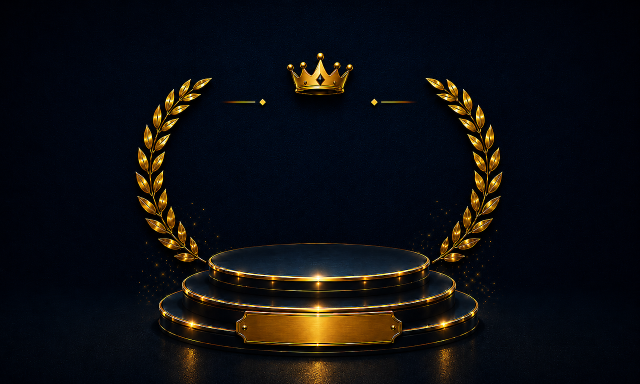
#> input picture apps/display/src/assets/winner-stage-card.png, 1280 x 768 px (shown at 1/2 size)
$ python prepare-winner-stage-portrait.py
#> lines starting #> are read from the running program, lines starting #| are printed output that depends on the picture
"""
Build a portrait winner-stage master from the landscape card art.

This is an interim reframe for tall mosaic tiles (5×2, etc.). For production,
replace apps/display/src/assets/winner-stage-card-portrait.png with custom art:
  - Canvas: 1200 × 1680 px (5:7)
  - Keep crown + wreaths within ~78% of width (not edge-to-edge)
  - Same slot anchors as winner-stage-preview.html (name 25%, pot 40%, cards 50.5%, diff 86.2%)
"""
from __future__ import annotations

from pathlib import Path

from PIL import Image

ROOT = Path(__file__).resolve().parents[1]
SRC = ROOT / "src" / "assets" / "winner-stage-card.png"
OUT = ROOT / "src" / "assets" / "winner-stage-card-portrait.png"

OUT_W, OUT_H = 1200, 1680
# Center crop — keep middle 58% of landscape width (crown + wreaths) before vertical fit.
CROP_WIDTH_RATIO = 0.58


def main() -> None:
    im = Image.open(SRC).convert("RGBA")
#> im is the input picture: PIL image 1280x768 RGBA; mean R, G, B, A 13.8, 14.2, 17, 255
    sw, sh = im.size
#> sw = 1280; sh = 768
    crop_w = int(sw * CROP_WIDTH_RATIO)
#> crop_w = 742
    left = (sw - crop_w) // 2
#> left = 269
    cropped = im.crop((left, 0, left + crop_w, sh))
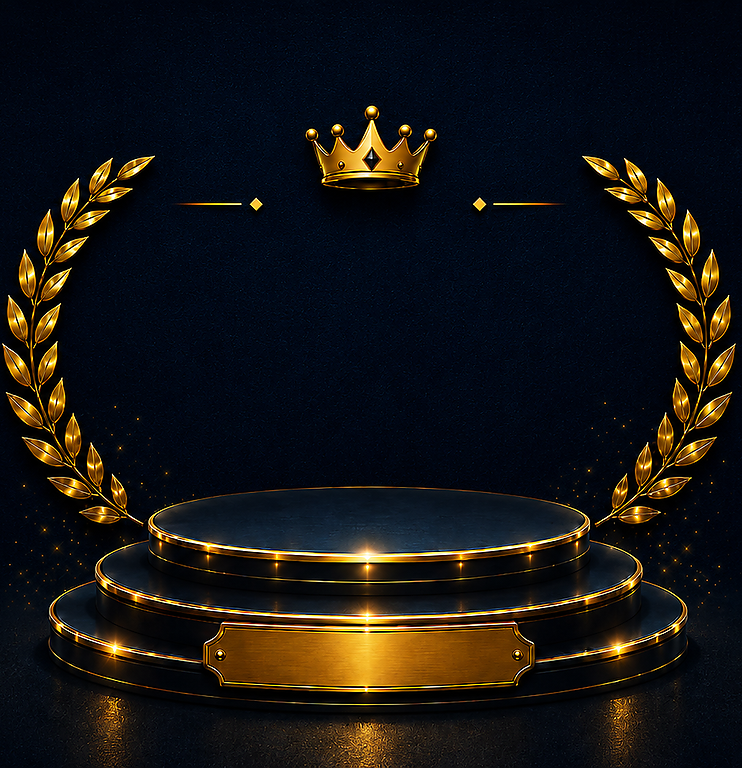
#> cropped: PIL image 742x768 RGBA; mean R, G, B, A 23.2, 21.2, 19.5, 255

    scale = OUT_W / crop_w
#> scale = 1.62
    resized_h = round(sh * scale)
#> resized_h = 1242
    art = cropped.resize((OUT_W, resized_h), Image.Resampling.LANCZOS)
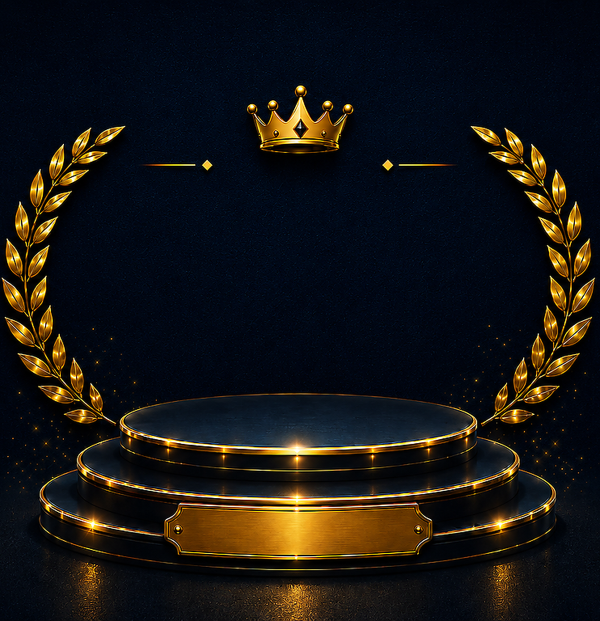
#> art: PIL image 1200x1242 RGBA (shown at 1/2 size); mean R, G, B, A 23.3, 21.4, 19.6, 255

    canvas = Image.new("RGBA", (OUT_W, OUT_H), (0, 0, 0, 255))
    top = max(0, (OUT_H - resized_h) // 2)
#> top = 219
    canvas.paste(art, (0, top), art)
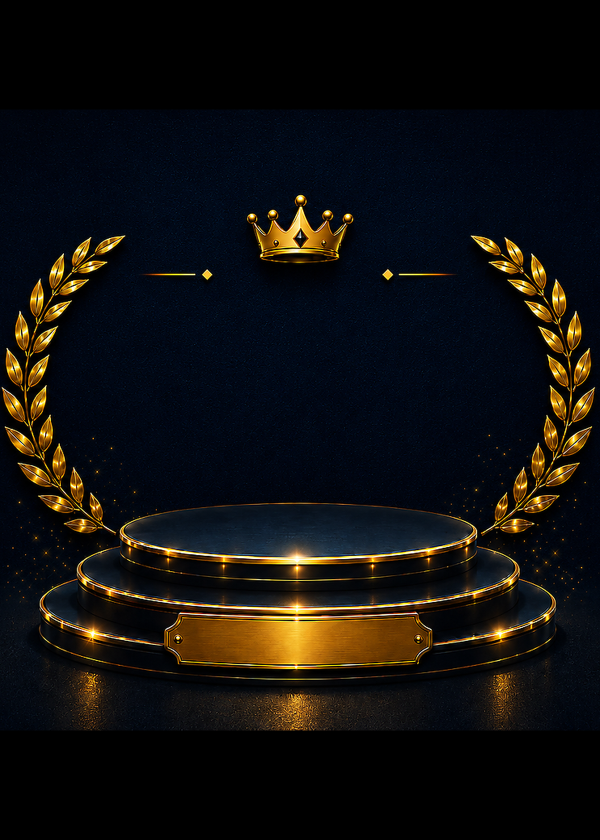
#> canvas: PIL image 1200x1680 RGBA (shown at 1/2 size); mean R, G, B, A 17.2, 15.8, 14.5, 255

    OUT.parent.mkdir(parents=True, exist_ok=True)
    canvas.convert("RGB").save(OUT, optimize=True)
    print(f"Wrote {OUT} ({OUT_W}x{OUT_H}) from center {CROP_WIDTH_RATIO:.0%} crop of {SRC.name}")


if __name__ == "__main__":
    main()

$ run again, with apps/display/src/assets/winner-stage.png copied over apps/display/src/assets/winner-stage-card.png
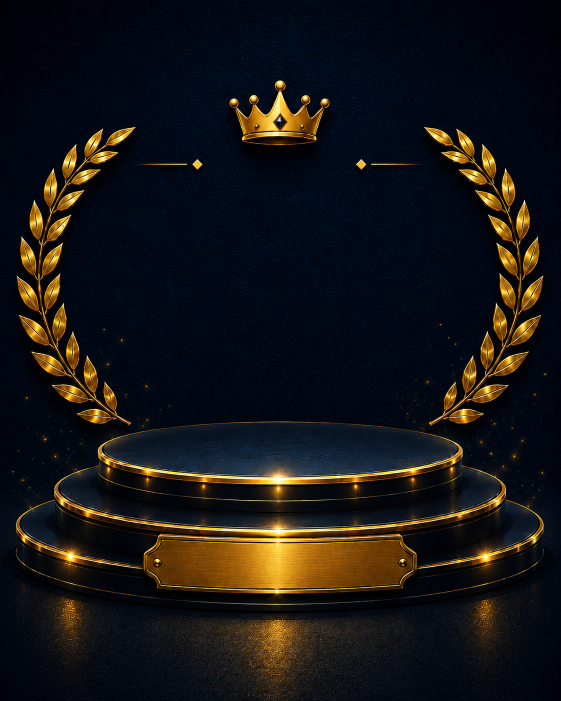
#> input picture apps/display/src/assets/winner-stage.png, 1122 x 1402 px (shown at 1/2 size)
#> in main, `cropped = im.crop((left, 0, left + crop_w, sh))`:
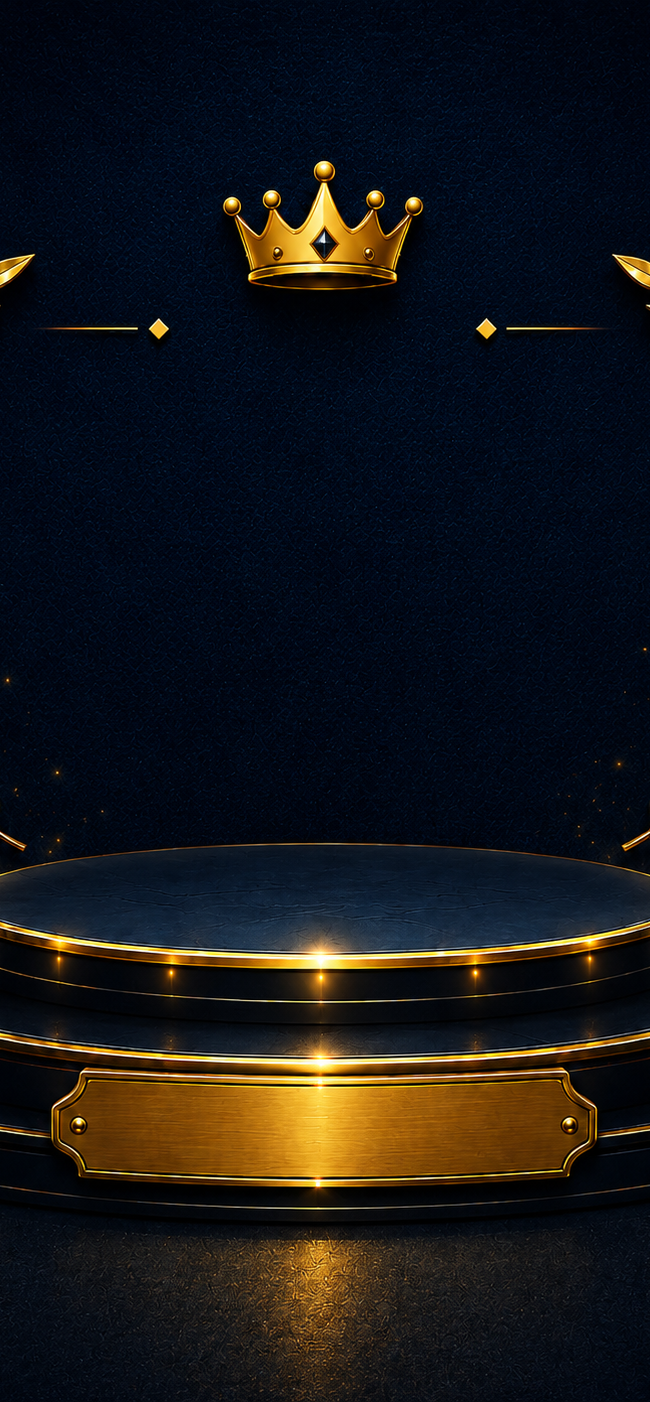
#> cropped: PIL image 650x1402 RGBA; mean R, G, B, A 22.4, 22.3, 23.8, 255
#> in main, `canvas.paste(art, (0, top), art)`:
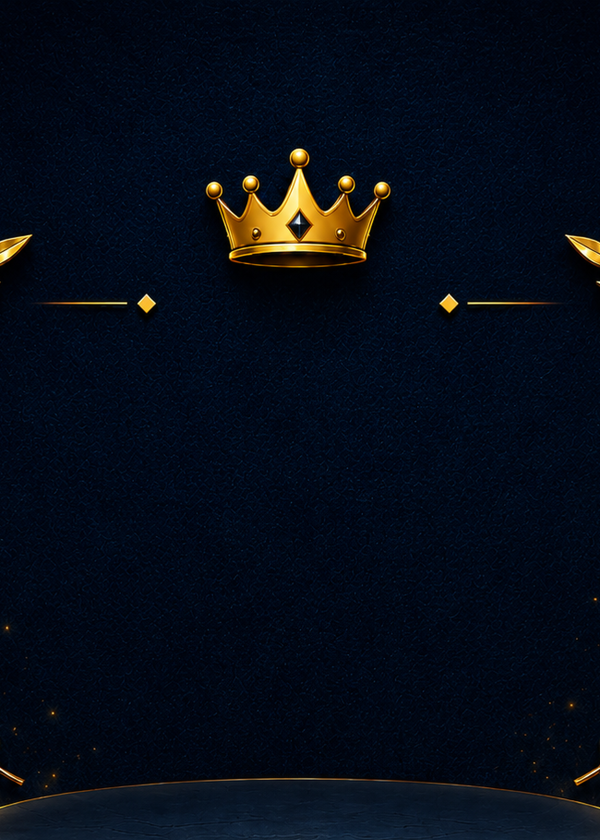
#> canvas: PIL image 1200x1680 RGBA (shown at 1/2 size); mean R, G, B, A 5.8, 12.1, 23.6, 255
